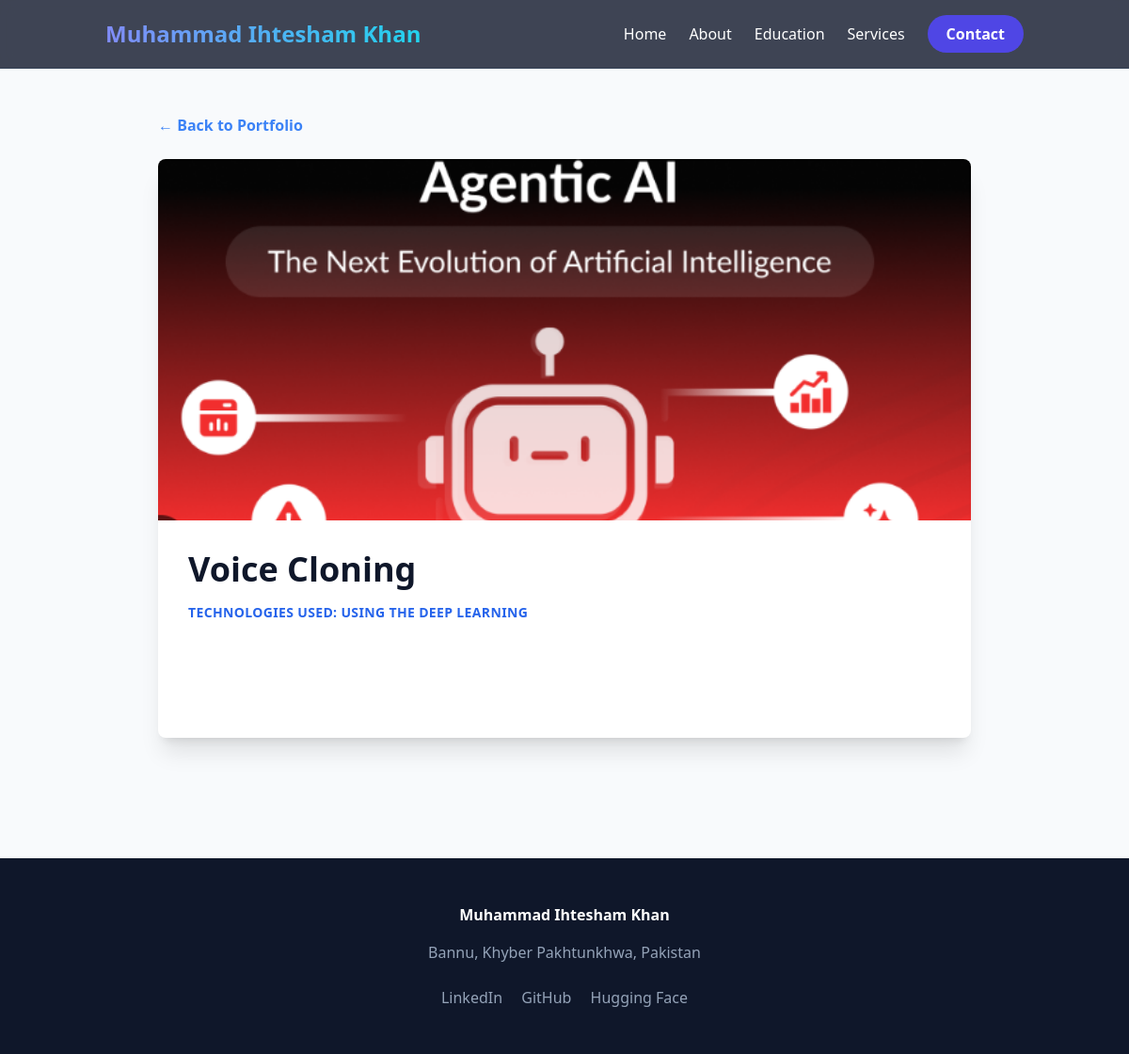
/project/1/, run on the app's committed database.
### pages/models.py (models this page shows, shortened)
class Project(models.Model):
    title = models.CharField(max_length=200)
    image = models.ImageField(upload_to='projects/')
    technologies = models.CharField(max_length=200)

### pages/views.py (the view)
# urls.py: path("project/<int:pk>/", project_detail_view, name="project_detail"),
def project_detail_view(request, pk):
    single_project = get_object_or_404(Project, pk=pk)
    return render(request, "project_detail.html", {"project": single_project})

### pages/templates/project_detail.html (shortened to what this page needs)
{% extends "base.html" %}
{% block content %}
<div class="container mx-auto px-4 py-12 max-w-4xl">
    <a href="/" class="text-blue-500 hover:underline font-semibold mb-6 inline-block">
        &larr; Back to Portfolio
    </a>
    <div class="bg-white rounded-lg shadow-xl overflow-hidden">
        {% if project.image %}
            <img src="{{ project.image.url }}" alt="{{ project.title }}" class="w-full h-96 object-cover">
        {% endif %}
        <div class="p-8">
            <h1 class="text-4xl font-bold mb-4">{{ project.title }}</h1>
            <p class="text-sm font-bold text-blue-600 uppercase tracking-wide mb-8">
                Technologies Used: {{ project.technologies }}
            </p>
            <div class="text-lg text-gray-700 leading-relaxed whitespace-pre-line">
            </div>
        </div>
    </div>
</div>
{% endblock content %}

### data on the page
Project: image (picture), title "Voice Cloning", technologies "USING THE DEEP LEARNING"
